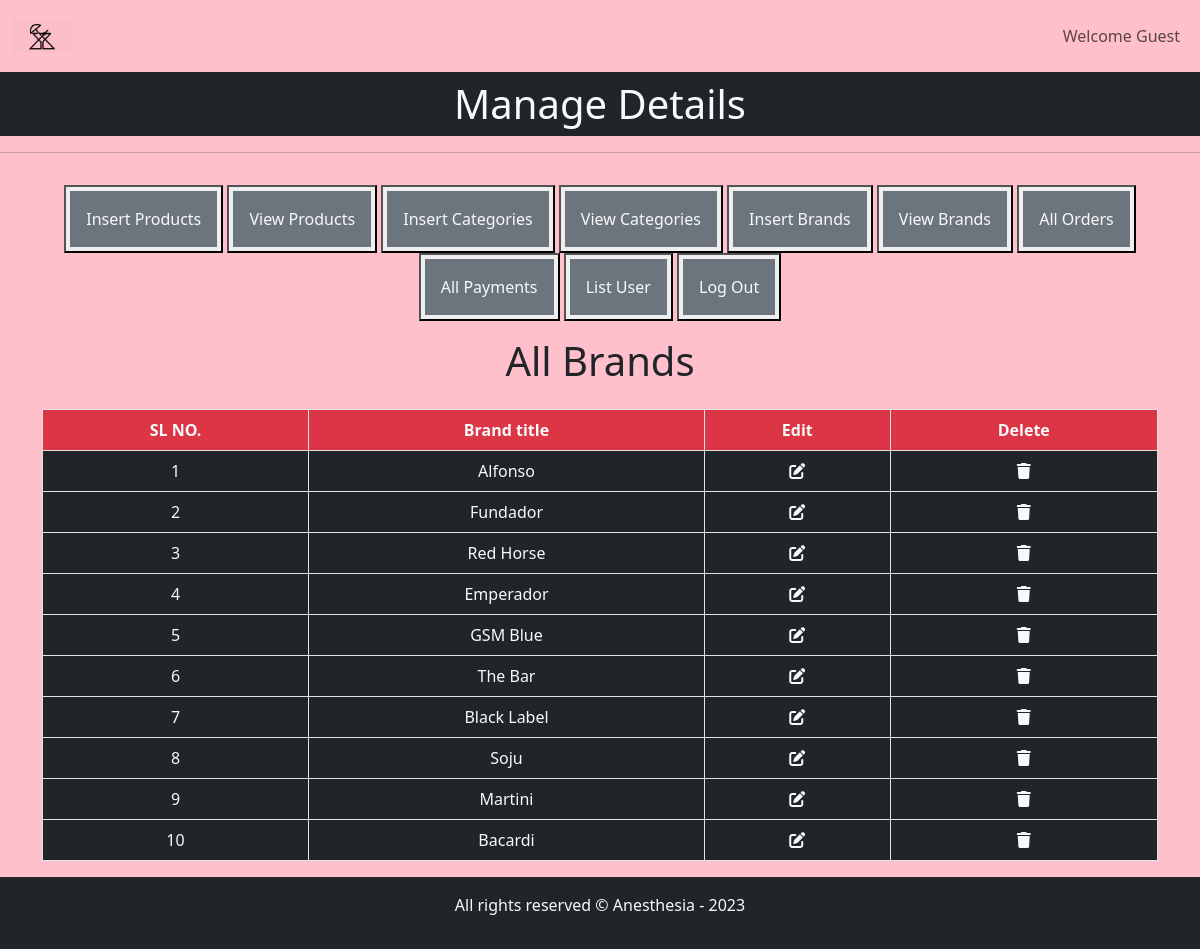
The app's page /admin_area/index.php?view_brands with its own data.
### tables this page shows
CREATE TABLE `brands` (
  `brand_id` int(11) NOT NULL,
  `brand_title` varchar(100) NOT NULL
);

### admin_area/view_brands.php (the view, shortened to what this page needs)
<h1 class="text-center">All Brands</h1>
<table class="table table-bordered mt-4">
    <thead class="bg-danger">
        <tr>
            <th class='bg-danger text-light text-center'>SL NO.</th>
            <th class='bg-danger text-light text-center'>Brand title</th>
            <th class='bg-danger text-light text-center'>Edit</th>
            <th class='bg-danger text-light text-center'>Delete</th>
        </tr>
    </thead>
    <tbody>
        <?php
        $select_brand="Select * from `brands`";
        $result=mysqli_query($con,$select_brand);
        $number=0;
        while($row=mysqli_fetch_assoc($result)){
            $brand_id=$row['brand_id'];
            $brand_title=$row['brand_title'];
            $number++;
?>
        <tr>
            <td class='bg-dark text-light text-center'><?php echo $number; ?></td>
            <td class='bg-dark text-light text-center'><?php echo $brand_title; ?></td>
            <td class='bg-dark text-light text-center'><a href='index.php?edit_brands=<?php echo $brand_id ?>'><i class='fa-solid fa-pen-to-square text-light'></i></a></td>
            <td class='bg-dark text-light text-center'><a href='index.php?delete_brands=<?php echo $brand_id ?>'
            type="button" class="text-light" data-toggle="modal" data-target="#exampleModal"><i class='fa-solid fa-trash'></td>
        </tr>
<?php
}?>
    </tbody>
</table>

### style.css (style rules this page uses)
* { margin: 0; padding: 0; box-sizing: border-box; }

### admin_area/index.php (style rules this page uses)
body { overflow-x:hidden; }

### records on screen
brands: brand_title "Alfonso"
brands: brand_title "Fundador"
brands: brand_title "Red Horse"
brands: brand_title "Emperador"
brands: brand_title "GSM Blue"
brands: brand_title "The Bar"
brands: brand_title "Black Label"
brands: brand_title "Soju"
brands: brand_title "Martini"
brands: brand_title "Bacardi"
